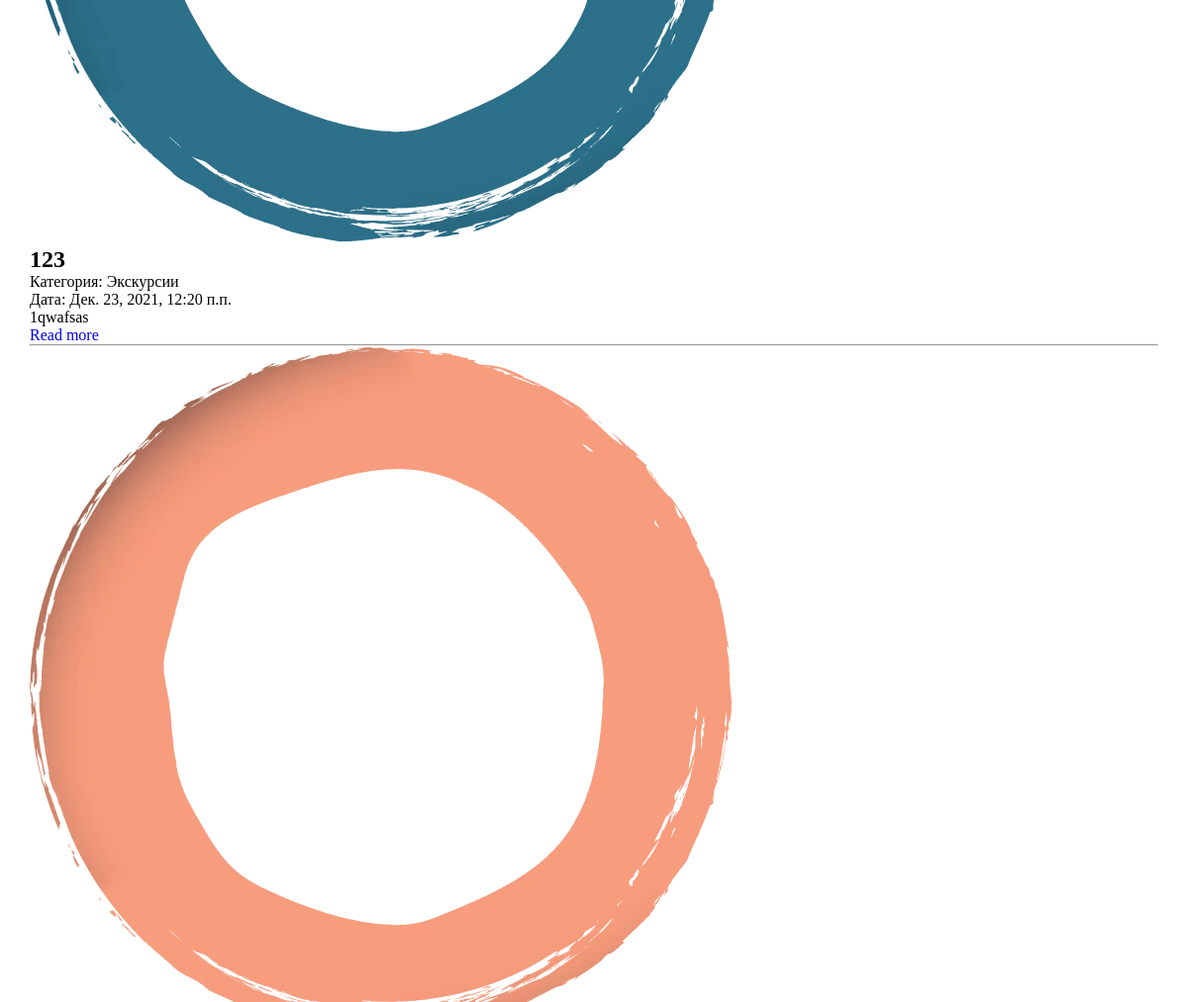
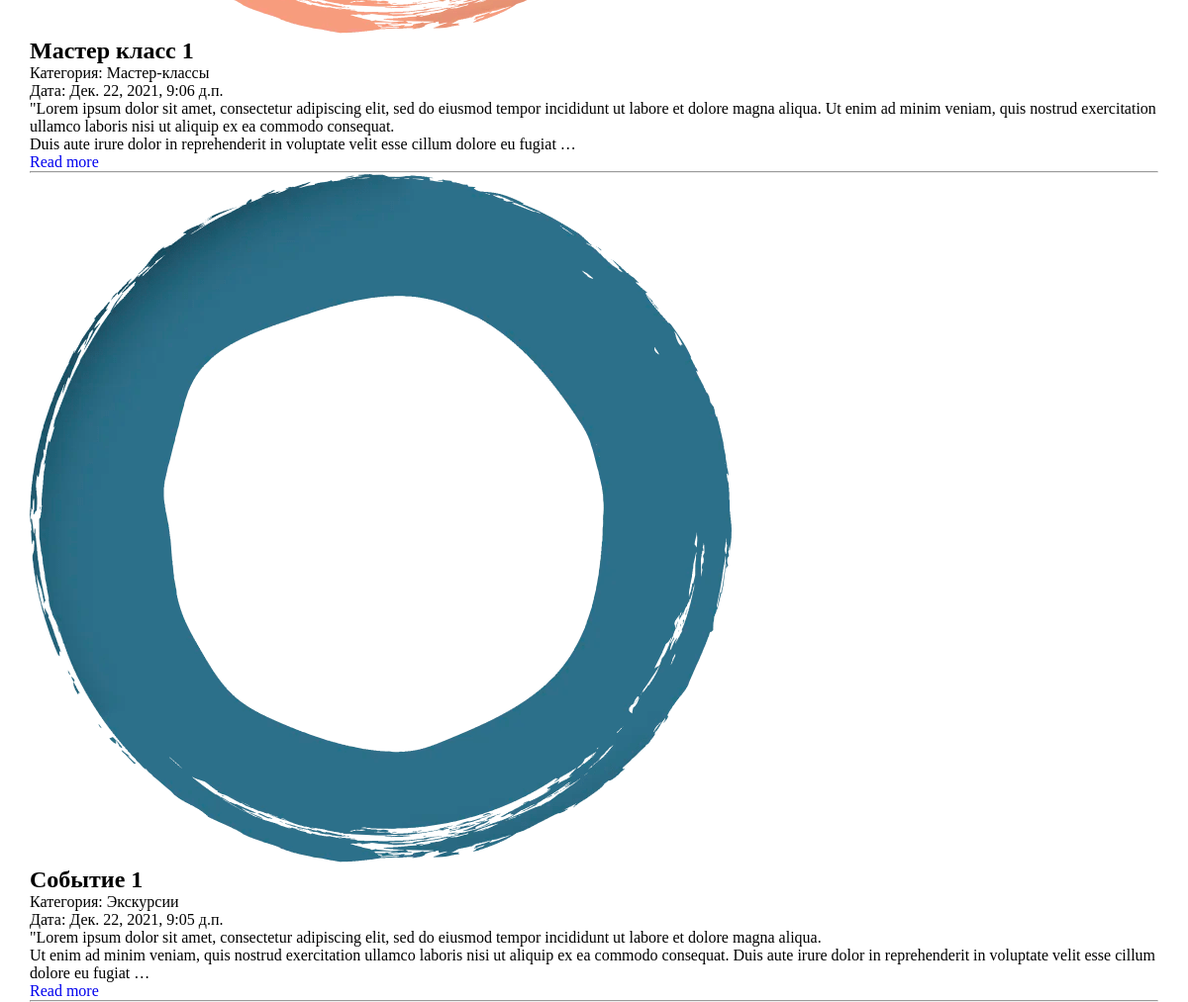
The app's page / (lower part), older data (2 pictures, top to bottom).
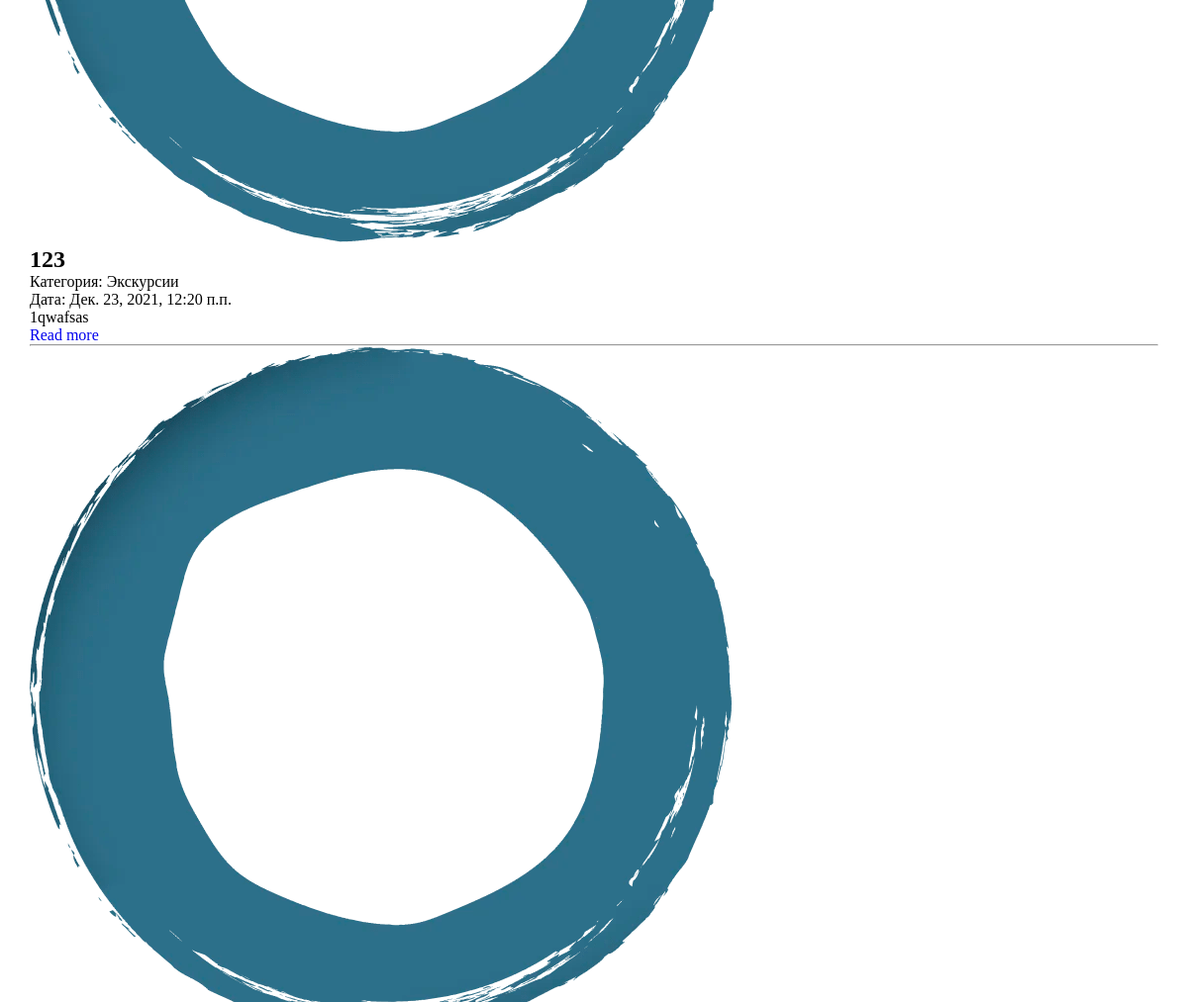
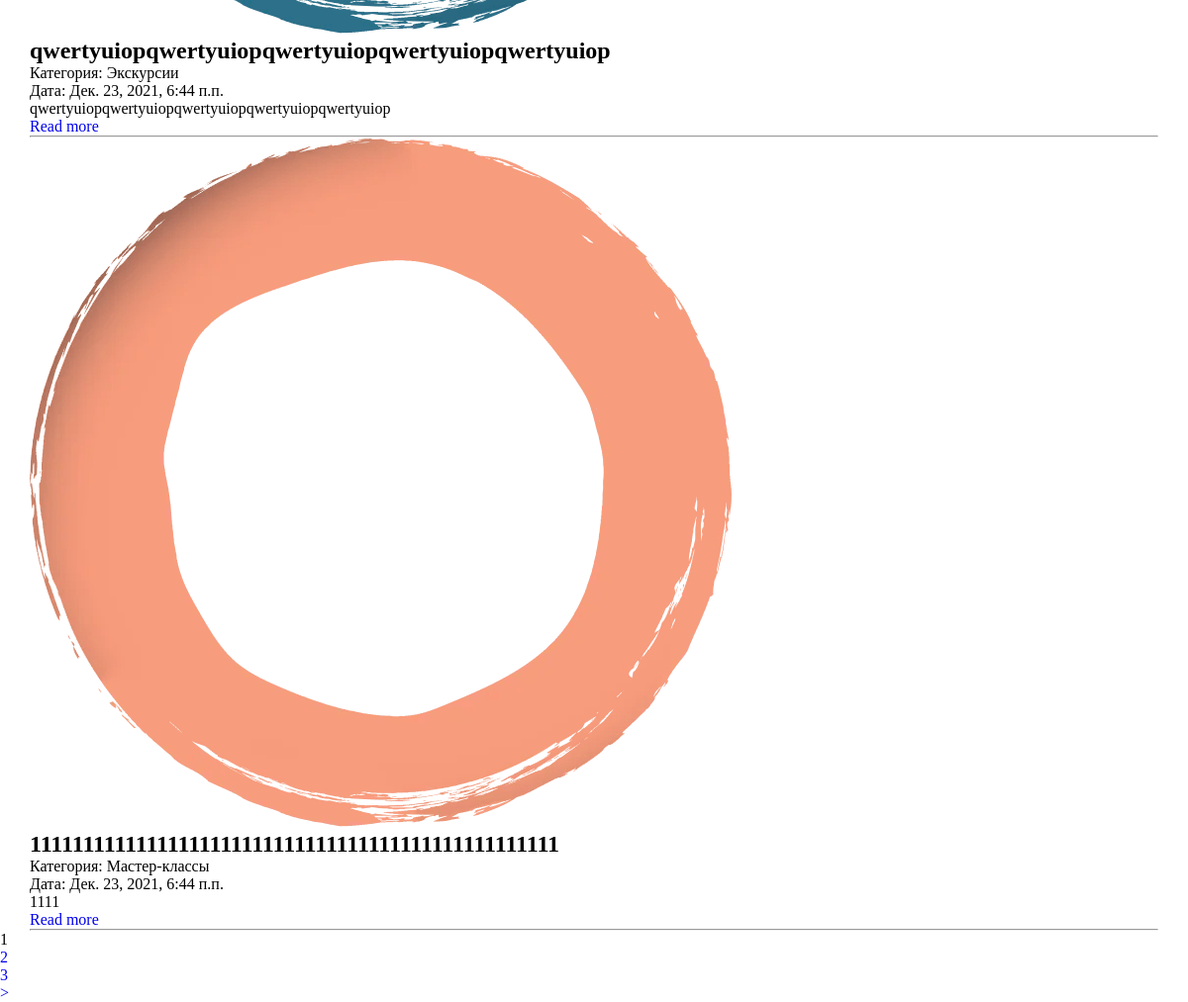
The same page, newer data (2 pictures, top to bottom).
### main/models.py (models this page shows, shortened)
class Event(models.Model):
    title = models.CharField('Название', max_length=50)
    slug = models.SlugField(unique=True, db_index=True, verbose_name='URL')
    description = models.TextField('Описание')
    photo = models.ImageField(
        'Фото', upload_to="photos/%Y/%m/%d/", null=True)
    time_create = models.DateTimeField('Дата создания', auto_now_add=True)
    time_upload = models.DateTimeField('Дата изменения', auto_now=True)
    is_published = models.BooleanField('Публикация', default=True)
    cat = models.ForeignKey('Category',
                            on_delete=models.PROTECT, verbose_name='Категория')
    class Meta:
        verbose_name = "Событие"
        verbose_name_plural = "События"
        ordering = ['-time_create', 'title']
    def get_absolute_url(self):
        return reverse('event', kwargs={'event_slug': self.slug})

class Category(models.Model):
    name = models.CharField(max_length=100, db_index=True,
                            verbose_name='Название категории')
    slug = models.SlugField(unique=True, db_index=True, verbose_name='URL')
    def __str__(self):
        return self.name
    def get_absolute_url(self):
        return reverse('category', kwargs={'cat_slug': self.slug})
    class Meta:
        verbose_name = "Категория"
        verbose_name_plural = 'Категории'

### main/views.py (the view)
# urls.py: path('', views.EventHome.as_view(),  name="home"),
class EventHome(DataMixin, ListView):
    model = Event
    template_name = 'main/index.html'
    context_object_name = 'events'
    def get_context_data(self, *, object_list=None, **kwargs):
        context = super().get_context_data(**kwargs)
        c_def = self.get_user_context(title="Главная страница")
        return dict(list(context.items()) + list(c_def.items()))
    def get_queryset(self):
        return Event.objects.filter(is_published=True).select_related('cat')

### main/utils.py (called while the page is built)
    def get_user_context(self, **kwargs):
        context = kwargs
        cats = Category.objects.annotate(Count('event'))
        user_menu = menu.copy()
        if not self.request.user.is_authenticated:
            user_menu.pop(4)
        context['menu'] = user_menu
        context['cats'] = cats
        if 'cat_selected' not in context:
            context['cat_selected'] = 0
        return context

### main/templates/main/index.html (shortened to what this page needs)
{% extends 'main/base.html' %}
{% load main_tags %}
{% block content %}
<div class="container">
    <div class="events_type">
        <ul>
            {% for e in events %}
            <li>
                {% if e.photo %}
                <img src="{{ e.photo.url }}" alt="">
                {% endif %}
                <h2>{{e.title}}</h2>
                <p>
                    Категория: {{ e.cat }}
                </p>
                <p>
                    Дата: {{ e.time_upload }}
                </p>
                <p>{{e.description|linebreaks | truncatewords:50}}</p>
                <a href="{{ e.get_absolute_url }}">Read more</a>
                <hr>
            </li>
            {% endfor %}
        </ul>
    </div>
</div>
{% endblock %}

Row changes from the older to the newer data that the page shows:
no longer on this page (row unchanged): Event: photo (picture), title "Мастер класс 1", cat "Мастер-классы", time_upload "Дек. 22, 2021, 9:06 д.п.", description "\"Lorem ipsum dolor sit amet, consectetur adipiscing elit, sed do eiusmod tempor incididunt ut labore et dolore magna aliqua. Ut enim ad minim veniam, quis nostrud exercitation ullamco laboris nisi ut aliquip ex ea commodo consequat. Duis aute irure dolor in reprehenderit in voluptate velit esse cillum dolore eu fugiat …"
no longer on this page (row unchanged): Event: photo (picture), title "Событие 1", cat "Экскурсии", time_upload "Дек. 22, 2021, 9:05 д.п.", description "\"Lorem ipsum dolor sit amet, consectetur adipiscing elit, sed do eiusmod tempor incididunt ut labore et dolore magna aliqua. Ut enim ad minim veniam, quis nostrud exercitation ullamco laboris nisi ut aliquip ex ea commodo consequat. Duis aute irure dolor in reprehenderit in voluptate velit esse cillum dolore eu fugiat …"
now on this page (row edited): Event: photo (picture), title "qwertyuiopqwertyuiopqwertyuiopqwertyuiopqwertyuiop", cat "Экскурсии", time_upload "Дек. 23, 2021, 6:44 п.п.", description "qwertyuiopqwertyuiopqwertyuiopqwertyuiopqwertyuiop"
now on this page (row edited): Event: photo (picture), title "11111111111111111111111111111111111111111111111111", cat "Мастер-классы", time_upload "Дек. 23, 2021, 6:44 п.п.", description "1111"
Text that changed along with them:
new list line: "1"
new list line: "2"
new list line: "3"
